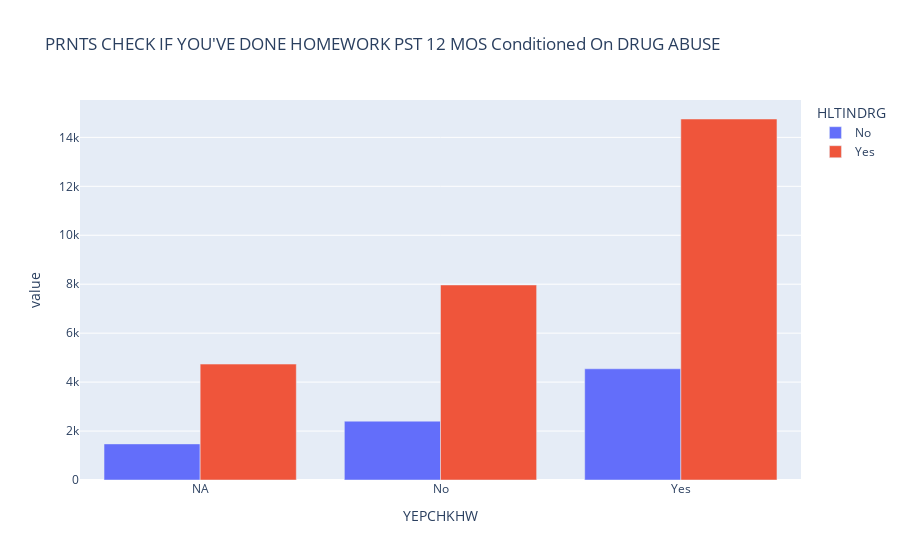

The notebook cell this image was saved under:
### Code cell
EDA_3_df = X_probabilistic[["YEPCHKHW","HLTINDRG"]]
EDA_3_df["HLTINDRG"] = EDA_3_df["HLTINDRG"].apply(lambda x: "Yes" if x == 1 else "No" if x== 2 else "NA")

EDA_3_df["YEPCHKHW"] = EDA_3_df["YEPCHKHW"].apply(lambda x: "Yes" if x == 1 else "No" if x== 2 else "NA")

EDA_3 = EDA_3_df.groupby("YEPCHKHW").value_counts()

print(EDA_3.unstack().index)

px.bar(EDA_3.unstack(), title="PRNTS CHECK IF YOU'VE DONE HOMEWORK PST 12 MOS Conditioned On DRUG ABUSE", barmode = 'group').show()

### Figure 1 — Plotly figure (JSON) as saved in the notebook; plotly's stock layout.template omitted (floating-point values rounded to 4 significant figures)
{"data": [{"alignmentgroup": "True", "hovertemplate": "HLTINDRG=No<br>YEPCHKHW=%{x}<br>value=%{y}<extra></extra>", "legendgroup": "No", "marker": {"color": "#636efa", "pattern": {"shape": ""}}, "name": "No", "offsetgroup": "No", "orientation": "v", "showlegend": true, "textposition": "auto", "type": "bar", "x": ["NA", "No", "Yes"], "xaxis": "x", "y": [1475, 2404, 4544], "yaxis": "y"}, {"alignmentgroup": "True", "hovertemplate": "HLTINDRG=Yes<br>YEPCHKHW=%{x}<br>value=%{y}<extra></extra>", "legendgroup": "Yes", "marker": {"color": "#EF553B", "pattern": {"shape": ""}}, "name": "Yes", "offsetgroup": "Yes", "orientation": "v", "showlegend": true, "textposition": "auto", "type": "bar", "x": ["NA", "No", "Yes"], "xaxis": "x", "y": [4736, 7969, 14750], "yaxis": "y"}], "layout": {"barmode": "group", "legend": {"title": {"text": "HLTINDRG"}, "tracegroupgap": 0}, "title": {"text": "PRNTS CHECK IF YOU'VE DONE HOMEWORK PST 12 MOS Conditioned On DRUG ABUSE"}, "xaxis": {"anchor": "y", "domain": [0, 1], "title": {"text": "YEPCHKHW"}}, "yaxis": {"anchor": "x", "domain": [0, 1], "title": {"text": "value"}}}}
